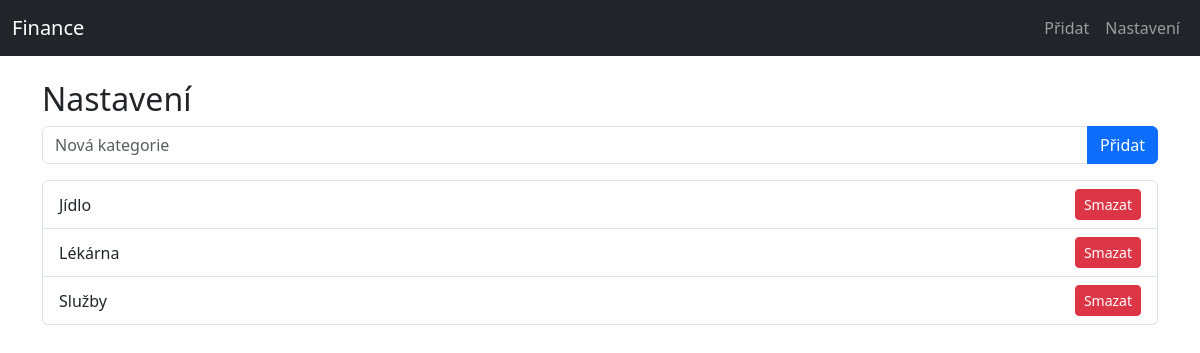
The app's page /settings, older data.
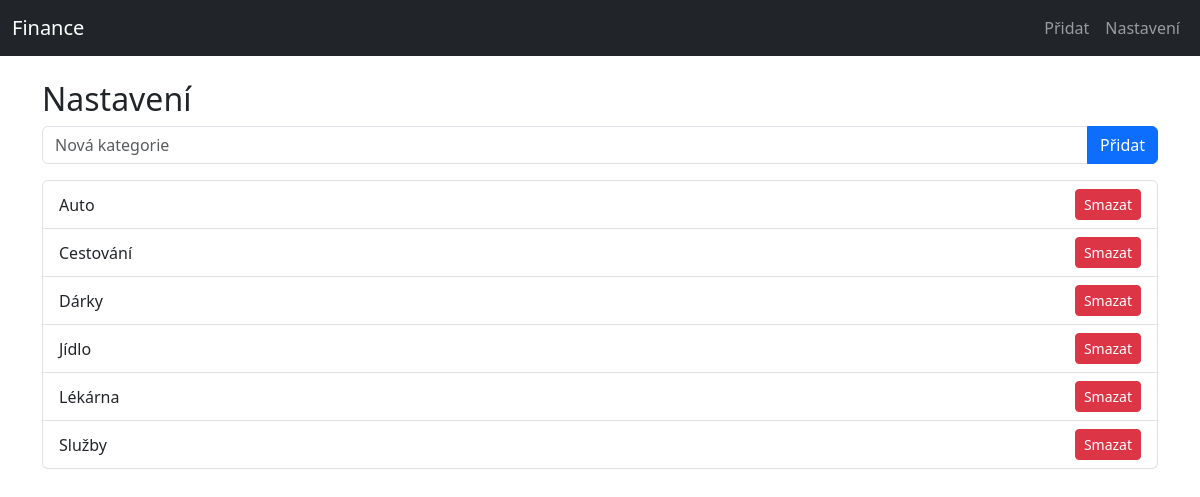
The same page, newer data.
### expense_tracker_rozsireny/models/models.py (models this page shows)
class Category(db.Model):
    id = db.Column(db.Integer, primary_key=True)
    name = db.Column(db.String(50), unique=True, nullable=False)
    expenses = db.relationship('Expense', backref='category_obj', lazy=True)

### expense_tracker_rozsireny/app.py (the view)
@app.route('/settings', methods=['GET'])
def settings():
    categories = Category.query.order_by(Category.name).all()
    return render_template('settings.html', categories=categories)

### expense_tracker_rozsireny/templates/settings.html
{% extends "layout.html" %}
{% block content %}
<h2>Nastavení</h2>
<form method="POST" action="{{ url_for('add_category') }}" class="mb-3">
  <div class="input-group">
    <input type="text" name="name" class="form-control" placeholder="Nová kategorie" required>
    <button class="btn btn-primary" type="submit">Přidat</button>
  </div>
</form>
<ul class="list-group">
  {% for cat in categories %}
  <li class="list-group-item d-flex justify-content-between align-items-center">
    {{ cat.name }}
    <form method="POST" action="{{ url_for('delete_category', category_id=cat.id) }}">
      <button class="btn btn-sm btn-danger">Smazat</button>
    </form>
  </li>
  {% endfor %}
</ul>
{% endblock %}

### expense_tracker_rozsireny/templates/layout.html (shortened to what this page needs)
<!doctype html>
<html lang="cs">
<head>
  <link href="https://cdn.jsdelivr.net/npm/bootstrap@5.3.0/dist/css/bootstrap.min.css" rel="stylesheet">
</head>
<body>
<nav class="navbar navbar-expand-lg navbar-dark bg-dark mb-4">
  <div class="container-fluid">
    <a class="navbar-brand" href="/">Finance</a>
    <div class="collapse navbar-collapse">
      <ul class="navbar-nav ms-auto">
        <li class="nav-item"><a class="nav-link" href="{{ url_for('new_expense') }}">Přidat</a></li>
        <li class="nav-item"><a class="nav-link" href="{{ url_for('settings') }}">Nastavení</a></li>
      </ul>
    </div>
  </div>
</nav>
<div class="container">
  {% block content %}{% endblock %}
</div>
</body>
</html>

Row changes from the older to the newer data that the page shows:
added Category: name "Auto"
added Category: name "Cestování"
added Category: name "Dárky"
